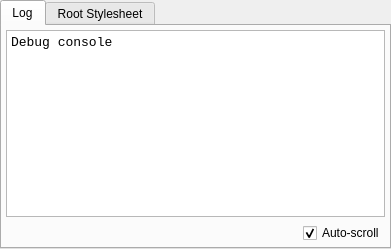
<?xml version="1.0" encoding="UTF-8"?>
<ui version="4.0">
 <class>DebugWindow</class>
 <widget class="QWidget" name="DebugWindow">
  <property name="geometry">
   <rect>
    <x>0</x>
    <y>0</y>
    <width>391</width>
    <height>249</height>
   </rect>
  </property>
  <property name="windowTitle">
   <string>Debug</string>
  </property>
  <layout class="QGridLayout" name="gridLayout">
   <property name="leftMargin">
    <number>0</number>
   </property>
   <property name="topMargin">
    <number>0</number>
   </property>
   <property name="rightMargin">
    <number>0</number>
   </property>
   <property name="bottomMargin">
    <number>0</number>
   </property>
   <item row="2" column="0">
    <widget class="QTabWidget" name="tabWidget">
     <property name="currentIndex">
      <number>0</number>
     </property>
     <widget class="QWidget" name="tab">
      <attribute name="title">
       <string>Log</string>
      </attribute>
      <layout class="QGridLayout" name="gridLayout_2">
       <property name="leftMargin">
        <number>4</number>
       </property>
       <property name="topMargin">
        <number>4</number>
       </property>
       <property name="rightMargin">
        <number>4</number>
       </property>
       <property name="bottomMargin">
        <number>4</number>
       </property>
       <item row="1" column="0">
        <widget class="QTextEdit" name="textEdit">
         <property name="font">
          <font>
           <family>Consolas</family>
           <pointsize>10</pointsize>
          </font>
         </property>
         <property name="html">
          <string>&lt;!DOCTYPE HTML PUBLIC &quot;-//W3C//DTD HTML 4.0//EN&quot; &quot;http://www.w3.org/TR/REC-html40/strict.dtd&quot;&gt;
&lt;html&gt;&lt;head&gt;&lt;meta name=&quot;qrichtext&quot; content=&quot;1&quot; /&gt;&lt;style type=&quot;text/css&quot;&gt;
p, li { white-space: pre-wrap; }
&lt;/style&gt;&lt;/head&gt;&lt;body style=&quot; font-family:'Consolas'; font-size:10pt; font-weight:400; font-style:normal;&quot;&gt;
&lt;p style=&quot; margin-top:12px; margin-bottom:12px; margin-left:0px; margin-right:0px; -qt-block-indent:0; text-indent:0px;&quot;&gt;Debug console&lt;br /&gt;&lt;/p&gt;&lt;/body&gt;&lt;/html&gt;</string>
         </property>
        </widget>
       </item>
       <item row="2" column="0" alignment="Qt::AlignRight">
        <widget class="QCheckBox" name="checkBox">
         <property name="text">
          <string>Auto-scroll</string>
         </property>
         <property name="checked">
          <bool>true</bool>
         </property>
        </widget>
       </item>
      </layout>
     </widget>
     <widget class="QWidget" name="tab_2">
      <attribute name="title">
       <string>Root Stylesheet</string>
      </attribute>
      <layout class="QGridLayout" name="gridLayout_3">
       <property name="leftMargin">
        <number>4</number>
       </property>
       <property name="topMargin">
        <number>4</number>
       </property>
       <property name="rightMargin">
        <number>4</number>
       </property>
       <property name="bottomMargin">
        <number>4</number>
       </property>
       <item row="0" column="0">
        <widget class="QPlainTextEdit" name="plainTextEdit">
         <property name="font">
          <font>
           <family>Consolas</family>
          </font>
         </property>
         <property name="plainText">
          <string>Root stylesheet goes here</string>
         </property>
        </widget>
       </item>
      </layout>
     </widget>
    </widget>
   </item>
  </layout>
 </widget>
 <resources/>
 <connections/>
</ui>
